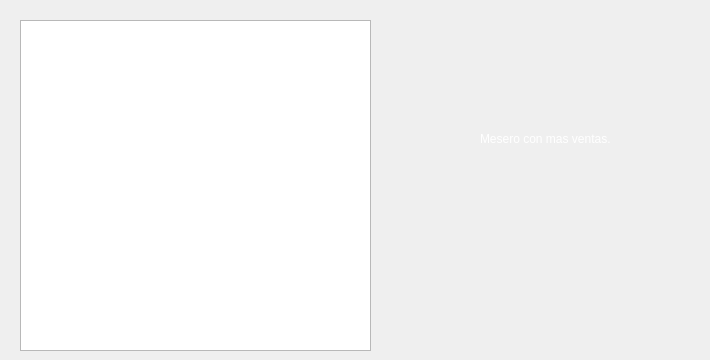
     <widget class="QWidget" name="tabla_mesero">
      <property name="styleSheet">
       <string notr="true">#tabla_mesero{
	background-color: rgb(72, 72, 72);
}</string>
      </property>
      <widget class="QTableWidget" name="meserosTab">
       <property name="geometry">
        <rect>
         <x>20</x>
         <y>20</y>
         <width>351</width>
         <height>331</height>
        </rect>
       </property>
       <property name="editTriggers">
        <set>QAbstractItemView::NoEditTriggers</set>
       </property>
       <property name="selectionBehavior">
        <enum>QAbstractItemView::SelectRows</enum>
       </property>
      </widget>
      <widget class="QWidget" name="layoutWidget_3">
       <property name="geometry">
        <rect>
         <x>480</x>
         <y>120</y>
         <width>221</width>
         <height>81</height>
        </rect>
       </property>
       <layout class="QVBoxLayout" name="verticalLayout">
        <item>
         <widget class="QLabel" name="label_42">
          <property name="styleSheet">
           <string notr="true">font: 75 12pt &quot;MS Shell Dlg 2&quot;;
color: rgb(255, 255, 255);</string>
          </property>
          <property name="text">
           <string>Mesero con mas ventas.</string>
          </property>
         </widget>
        </item>
        <item>
         <widget class="QLabel" name="diaMesero">
          <property name="styleSheet">
           <string notr="true">color: rgb(255, 255, 255);
font: 11pt &quot;MS UI Gothic&quot;;</string>
          </property>
          <property name="text">
           <string/>
          </property>
         </widget>
        </item>
       </layout>
      </widget>
     </widget>
